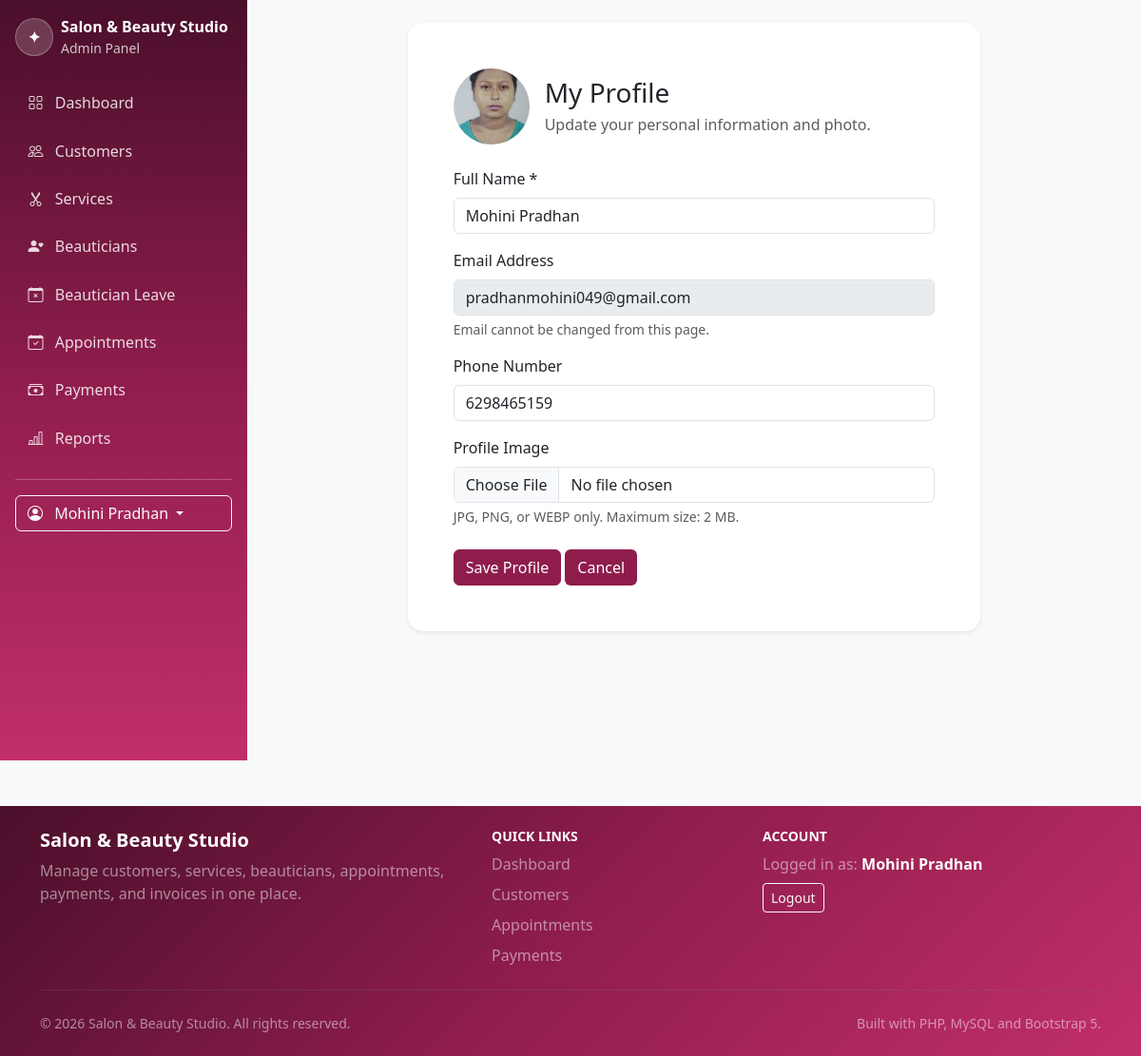
The app's page /profile.php (signed in) with its own data.
### tables this page shows
CREATE TABLE `users` (
  `id` int(10) UNSIGNED NOT NULL,
  `name` varchar(100) NOT NULL,
  `email` varchar(150) NOT NULL,
  `phone` varchar(20) DEFAULT NULL,
  `password` varchar(255) NOT NULL,
  `role` enum('admin','staff','customer') NOT NULL DEFAULT 'customer',
  `image` varchar(255) DEFAULT NULL,
  `created_at` timestamp NOT NULL DEFAULT current_timestamp(),
  `updated_at` timestamp NOT NULL DEFAULT current_timestamp() ON UPDATE current_timestamp()
);

### includes/auth.php (called while the page is built, shortened)
<?php
    function e(?string $text): string{
        return htmlspecialchars((string) $text, ENT_QUOTES, 'UTF-8');
    }

### profile.php (the view, shortened to what this page needs)
<?php
    require_once __DIR__ . '/config/database.php';
    require_once __DIR__ . '/includes/auth.php';
    $getUser = $pdo->prepare(
        'SELECT id, name, email, phone, image
        FROM users
        WHERE id = :id'
    );
    $getUser->execute([
        'id' => (int) $_SESSION['user_id']
    ]);
    $getUser->execute([
        'id' => (int) $_SESSION['user_id']
    ]);
    $user = $getUser->fetch();
require_once __DIR__ . '/includes/header.php';
?>
<div class="container py-4">
    <div class="row justify-content-center">
        <div class="col-lg-8">
            <div class="card border-0 shadow-sm">
                <div class="card-body p-4 p-md-5">
                    <div class="d-flex align-items-center gap-3 mb-4">
                        <?php if ($user['image']): ?>
                            <img
                                src="<?= BASE_URL ?>/uploads/<?= e($user['image']) ?>"
                                alt="Profile photo"
                                class="rounded-circle object-fit-cover"
                                width="80"
                                height="80"
                            >
                        <?php endif; ?>
                        <div>
                            <h1 class="h3 mb-1">My Profile</h1>
                            <p class="text-muted mb-0">
                                Update your personal information and photo.
                            </p>
                        </div>
                    </div>
                    <form method="POST" enctype="multipart/form-data">
                        <div class="mb-3">
                            <label for="name" class="form-label">
                                Full Name *
                            </label>
                            <input
                                type="text"
                                class="form-control"
                                id="name"
                                name="name"
                                value="<?= e($user['name']) ?>"
                                required
                            >
                        </div>
                        <div class="mb-3">
                            <label for="email" class="form-label">
                                Email Address
                            </label>
                            <input
                                type="email"
                                class="form-control"
                                id="email"
                                value="<?= e($user['email']) ?>"
                                disabled
                            >
                            <div class="form-text">
                                Email cannot be changed from this page.
                            </div>
                        </div>
                        <div class="mb-3">
                            <label for="phone" class="form-label">
                                Phone Number
                            </label>
                            <input
                                type="text"
                                class="form-control"
                                id="phone"
                                name="phone"
                                value="<?= e($user['phone']) ?>"
                            >
                        </div>
                        <div class="mb-4">
                            <label for="image" class="form-label">
                                Profile Image
                            </label>
                            <input
                                type="file"
                                class="form-control"
                                id="image"
                                name="image"
                                accept=".jpg,.jpeg,.png,.webp"
                            >
                            <div class="form-text">
                                JPG, PNG, or WEBP only. Maximum size: 2 MB.
                            </div>
                        </div>
                        <button type="submit" class="btn btn-primary">
                            Save Profile
                        </button>
                        <a
                            href="<?= BASE_URL ?>/index.php"
                            class="btn text-white" style="background-color: #8f1d4c;"
                        >
                            Cancel
                        </a>
                    </form>
                </div>
            </div>
        </div>
    </div>
</div>
<?php require_once __DIR__ . '/includes/footer.php'; ?>

### assets/css/style.css (style rules this page uses)
:root { --salon-primary: #8f1d4c; --salon-primary-dark: #4a0f2a; --salon-pink: #c12f68; --salon-soft: #fff4f8; }
body { min-height: 100vh; color: #2d2430; background: #f8f9fa; }
.card { border-radius: 1rem; transition: transform 0.18s ease, box-shadow 0.18s ease; }
.btn-primary { background-color: var(--salon-primary); border-color: var(--salon-primary); }

### includes/header.php (style rules this page uses)
body { background: #f8f9fa; }

### records on screen
users: image (picture), name "Mohini Pradhan", email "pradhanmohini049@gmail.com", phone "6298465159"

### other values on screen
APP_NAME "Salon & Beauty Studio"
$_SESSION['user_name'] "Mohini Pradhan"
